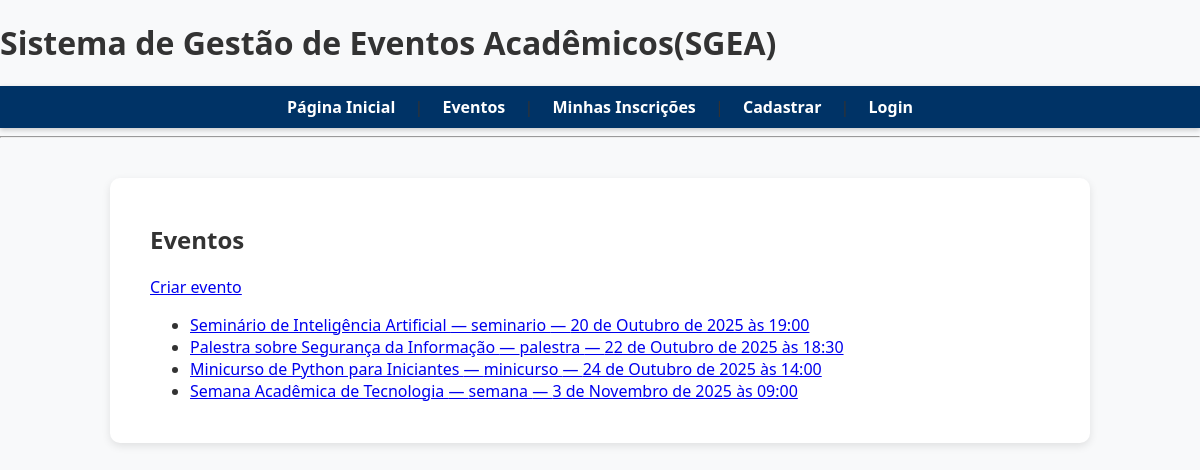
The page /eventos/ on the database its author committed.
### eventos/models.py (models this page shows, shortened)
class Evento(models.Model):
    TIPOS = [
        ('seminario', 'Seminário'),
        ('palestra', 'Palestra'),
        ('minicurso', 'Minicurso'),
        ('semana', 'Semana Acadêmica'),
    ]
    titulo = models.CharField(max_length=200)
    tipo = models.CharField(max_length=50, choices=TIPOS)
    data_inicio = models.DateTimeField()
    data_fim = models.DateTimeField()
    horario = models.CharField(max_length=100)
    local = models.CharField(max_length=200)
    vagas = models.PositiveIntegerField(default=0)
    organizador = models.ForeignKey(settings.AUTH_USER_MODEL, on_delete=models.CASCADE)

### eventos/views.py (the view)
# urls.py: path('', views.lista_eventos, name='lista'),
def lista_eventos(request):
    eventos = Evento.objects.all().order_by('data_inicio')
    return render(request, 'eventos/lista.html', {'eventos': eventos})

### templates/eventos/lista.html (shortened to what this page needs)
{% extends 'base.html' %}
{% block content %}
<h2>Eventos</h2>
<a href="{% url 'eventos:criar' %}">Criar evento</a>
<ul>
  {% for e in eventos %}
    <li><a href="{% url 'eventos:detalhe' e.id %}">{{ e.titulo }} — {{ e.tipo }} — {{ e.data_inicio }}</a></li>
  {% empty %}
    <li>Nenhum evento.</li>
  {% endfor %}
</ul>
{% endblock %}

### templates/base.html (shortened to what this page needs)
{% load static %}
<!DOCTYPE html>
<html lang="pt-br">
<head>
    <link rel="stylesheet" href="{% static 'css/style.css' %}">
</head>
<body>
  <header>
    <h1>Sistema de Gestão de Eventos Acadêmicos(SGEA)</h1>
    <nav>
        <a href="{% url 'pagina_inicial' %}">Página Inicial</a> |
        <a href="{% url 'eventos:lista' %}">Eventos</a> |
        <a href="{% url 'inscricoes:minhas_inscricoes' %}">Minhas Inscrições</a> |
        <a href="{% url 'usuarios:cadastro' %}">Cadastrar</a> |
        <a href="{% url 'usuarios:login' %}">Login</a>
    </nav>
    <hr>
  </header>
  <main>
    {% block content %}{% endblock %}
  </main>
</body>
</html>

### static/css/style.css (style rules this page uses)
body { font-family: 'Segoe UI', Tahoma, Geneva, Verdana, sans-serif; background-color: #f8f9fa; margin: 0; padding: 0; color: #333; }
nav { background-color: #003366; padding: 10px 0; text-align: center; box-shadow: 0 2px 5px rgba(0,0,0,0.2); }
nav a { color: #ffffff; margin: 0 15px; text-decoration: none; font-weight: 600; transition: color 0.3s; }
main, .content { max-width: 900px; margin: 40px auto; background: #ffffff; padding: 25px 40px; border-radius: 10px; box-shadow: 0 3px 8px rgba(0,0,0,0.1); }

### rows shown on the page
Evento: titulo "Seminário de Inteligência Artificial", tipo "seminario", data_inicio "20 de Outubro de 2025 às 19:00"
Evento: titulo "Palestra sobre Segurança da Informação", tipo "palestra", data_inicio "22 de Outubro de 2025 às 18:30"
Evento: titulo "Minicurso de Python para Iniciantes", tipo "minicurso", data_inicio "24 de Outubro de 2025 às 14:00"
Evento: titulo "Semana Acadêmica de Tecnologia", tipo "semana", data_inicio "3 de Novembro de 2025 às 09:00"
